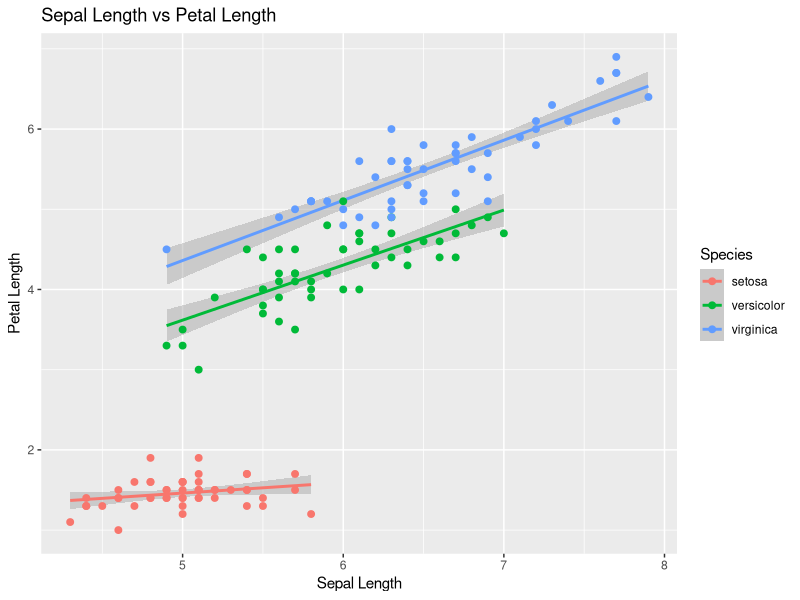

This chart was generated by the following R code:
## ---- chunk 1
par(mar = c(4, 4, .1, .1))
#plot(pressure, type = 'b', pch = 19)
## ---- chunk 2
# Predictor vs Criterion {ggplot2} - separate regression lines
ggplot2::ggplot(data=iris, 
ggplot2::aes(x=Sepal.Length,
y=Petal.Length,
colour=Species)) + 
ggplot2::geom_smooth(method=lm) + 
ggplot2::geom_point(size = 2) +
ggplot2::ggtitle("Sepal Length vs Petal Length") +
ggplot2::xlab("Sepal Length") + ggplot2::ylab("Petal Length")
